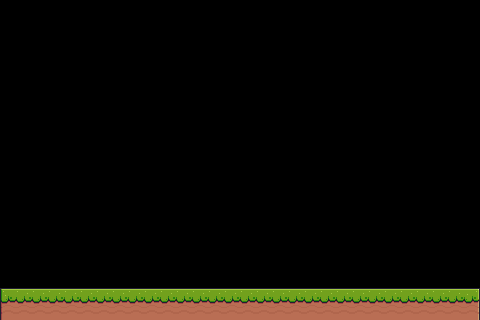

A 2D game scene composited from a Tiled map and its tileset images. What follows is a short description and the map's XML, with every tile layer's data as written:
An orthogonal 30x20 tile map with 16x16 px tiles, 1 tile layer (Terrain) and 2 objects (Block, Player).

<map version="1.10" tiledversion="1.11.2" orientation="orthogonal" renderorder="right-down" width="30" height="20" tilewidth="16" tileheight="16" infinite="0" nextlayerid="4" nextobjectid="3">
 <tileset firstgid="1" source="../tilesets/terrain_tileset.tsx" />
 <layer id="1" name="Terrain" width="30" height="20">
  <data encoding="csv">
0,0,0,0,0,0,0,0,0,0,0,0,0,0,0,0,0,0,0,0,0,0,0,0,0,0,0,0,0,0,
0,0,0,0,0,0,0,0,0,0,0,0,0,0,0,0,0,0,0,0,0,0,0,0,0,0,0,0,0,0,
0,0,0,0,0,0,0,0,0,0,0,0,0,0,0,0,0,0,0,0,0,0,0,0,0,0,0,0,0,0,
0,0,0,0,0,0,0,0,0,0,0,0,0,0,0,0,0,0,0,0,0,0,0,0,0,0,0,0,0,0,
0,0,0,0,0,0,0,0,0,0,0,0,0,0,0,0,0,0,0,0,0,0,0,0,0,0,0,0,0,0,
0,0,0,0,0,0,0,0,0,0,0,0,0,0,0,0,0,0,0,0,0,0,0,0,0,0,0,0,0,0,
0,0,0,0,0,0,0,0,0,0,0,0,0,0,0,0,0,0,0,0,0,0,0,0,0,0,0,0,0,0,
0,0,0,0,0,0,0,0,0,0,0,0,0,0,0,0,0,0,0,0,0,0,0,0,0,0,0,0,0,0,
0,0,0,0,0,0,0,0,0,0,0,0,0,0,0,0,0,0,0,0,0,0,0,0,0,0,0,0,0,0,
0,0,0,0,0,0,0,0,0,0,0,0,0,0,0,0,0,0,0,0,0,0,0,0,0,0,0,0,0,0,
0,0,0,0,0,0,0,0,0,0,0,0,0,0,0,0,0,0,0,0,0,0,0,0,0,0,0,0,0,0,
0,0,0,0,0,0,0,0,0,0,0,0,0,0,0,0,0,0,0,0,0,0,0,0,0,0,0,0,0,0,
0,0,0,0,0,0,0,0,0,0,0,0,0,0,0,0,0,0,0,0,0,0,0,0,0,0,0,0,0,0,
0,0,0,0,0,0,0,0,0,0,0,0,0,0,0,0,0,0,0,0,0,0,0,0,0,0,0,0,0,0,
0,0,0,0,0,0,0,0,0,0,0,0,0,0,0,0,0,0,0,0,0,0,0,0,0,0,0,0,0,0,
0,0,0,0,0,0,0,0,0,0,0,0,0,0,0,0,0,0,0,0,0,0,0,0,0,0,0,0,0,0,
0,0,0,0,0,0,0,0,0,0,0,0,0,0,0,0,0,0,0,0,0,0,0,0,0,0,0,0,0,0,
0,0,0,0,0,0,0,0,0,0,0,0,0,0,0,0,0,0,0,0,0,0,0,0,0,0,0,0,0,0,
7,8,8,8,8,8,8,8,8,8,8,8,8,8,8,8,8,8,8,8,8,8,8,8,8,8,8,8,8,9,
29,30,30,30,30,30,30,30,30,30,30,30,30,30,30,30,30,30,30,30,30,30,30,30,30,30,30,30,30,31
</data>
 </layer>
 <objectgroup id="3" name="TerrainObjects">
  <object id="2" name="Ground" type="Block" x="0" y="288" width="480" height="32" />
 </objectgroup>
 <objectgroup id="2" name="Entities">
  <object id="1" name="Player" type="Player" x="16" y="160" width="32" height="32" />
 </objectgroup>
</map>
